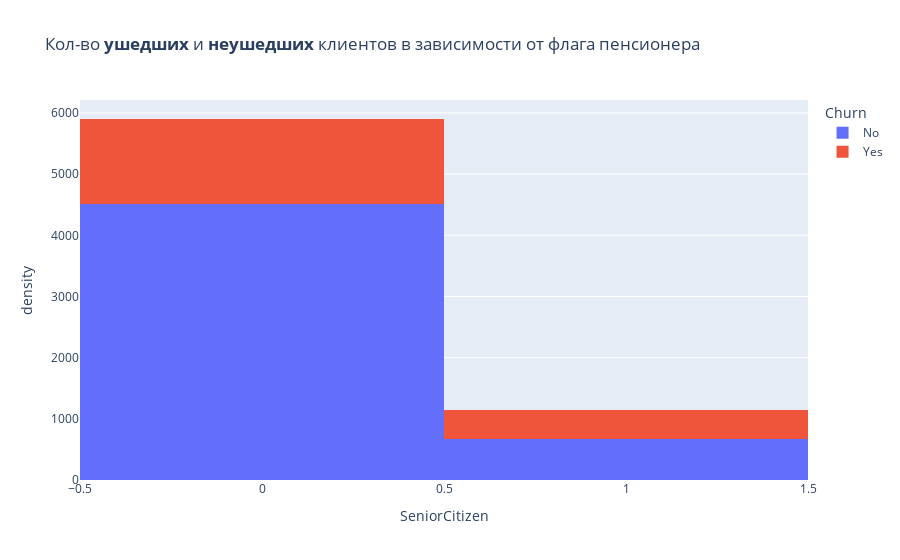

The cell this chart's notebook holds for it:
### Markdown cell above
Или можно так с помощью plotly и еще подпишем название:

### Code cell
fig = px.histogram(
    data_frame=df,
    x="SeniorCitizen",
    color="Churn",
    title="Кол-во <b>ушедших</b> и <b>неушедших</b> клиентов в зависимости от флага пенсионера",
    histnorm="density",
)

fig.update_xaxes(categoryorder="total descending")

fig.show()

### Figure 1 — Plotly figure (JSON) as saved in the notebook; plotly's stock layout.template omitted (floating-point values rounded to 4 significant figures; data arrays with more than 128 entries replaced by an {"elided": "..."} marker saying what was removed)
{"data": [{"alignmentgroup": "True", "bingroup": "x", "histnorm": "density", "hovertemplate": "Churn=No<br>SeniorCitizen=%{x}<br>density=%{y}<extra></extra>", "legendgroup": "No", "marker": {"color": "#636efa", "pattern": {"shape": ""}}, "name": "No", "offsetgroup": "No", "orientation": "v", "showlegend": true, "type": "histogram", "x": {"elided": "5174 int values"}, "xaxis": "x", "yaxis": "y"}, {"alignmentgroup": "True", "bingroup": "x", "histnorm": "density", "hovertemplate": "Churn=Yes<br>SeniorCitizen=%{x}<br>density=%{y}<extra></extra>", "legendgroup": "Yes", "marker": {"color": "#EF553B", "pattern": {"shape": ""}}, "name": "Yes", "offsetgroup": "Yes", "orientation": "v", "showlegend": true, "type": "histogram", "x": {"elided": "1869 int values"}, "xaxis": "x", "yaxis": "y"}], "layout": {"barmode": "relative", "legend": {"title": {"text": "Churn"}, "tracegroupgap": 0}, "title": {"text": "Кол-во <b>ушедших</b> и <b>неушедших</b> клиентов в зависимости от флага пенсионера"}, "xaxis": {"anchor": "y", "categoryorder": "total descending", "domain": [0, 1], "title": {"text": "SeniorCitizen"}}, "yaxis": {"anchor": "x", "domain": [0, 1], "title": {"text": "density"}}}}
